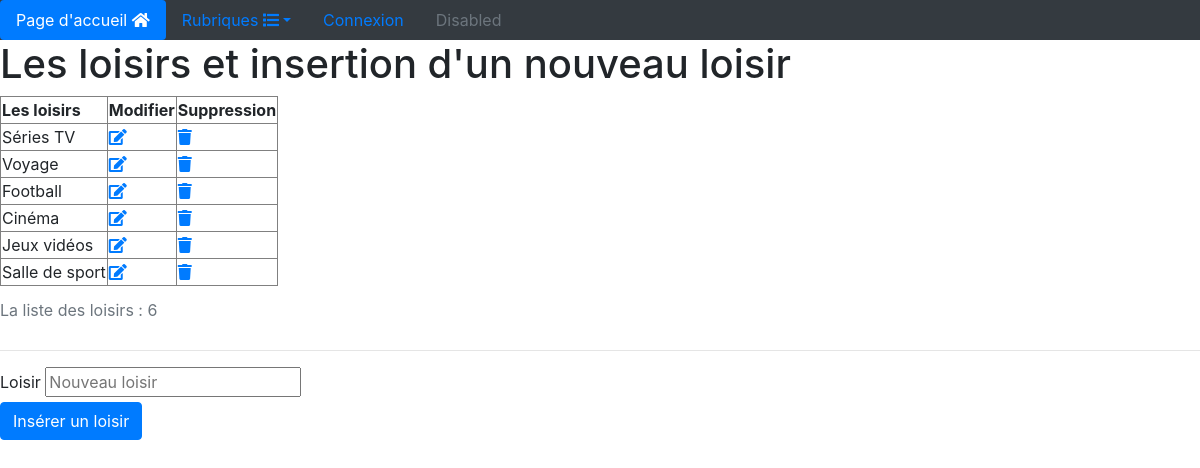
/admin/loisirs.php, run on the app's committed database.
### tables this page shows
CREATE TABLE `t_loisirs` (
  `id_loisir` int(3) NOT NULL,
  `loisir` varchar(200) NOT NULL,
  `id_utilisateur` int(3) NOT NULL
);

### admin/loisirs.php (the view, shortened to what this page needs)
<?php require 'connexion.php';
?>
<!DOCTYPE html>
<html lang="fr">
<head>
    <link rel="stylesheet" href="https://stackpath.bootstrapcdn.com/bootstrap/4.1.3/css/bootstrap.min.css">
    <link rel="stylesheet" href="https://use.fontawesome.com/releases/v5.3.1/css/all.css">
    <link rel="stylesheet" href="css/style.css">
</head>
<body>
     <?php require 'inc/navigation.php'; ?>
<h1>Les loisirs et insertion d'un nouveau loisir</h1>
    <?php
        $sql = $pdoCV -> prepare("SELECT * FROM t_loisirs");
        $sql -> execute();
        $nbr_loisirs = $sql -> rowCount();
    ?>
   <div class="voir">
        <table border="1">
        <caption>La liste des loisirs : <?php echo $nbr_loisirs; ?> </caption>
            <thead>
                <tr>
                    <th>Les loisirs</th>
                    <th>Modifier</th>
                    <th>Suppression</th>
                </tr>
            </thead>
            <tbody>
            <?php  while($ligne_loisir = $sql -> fetch())
                {
            ?>
                <tr>
                    <td><?php echo $ligne_loisir['loisir']; ?></td>
                    <td><a href="modif_loisir.php?id_loisir=<?php echo $ligne_loisir['id_loisir']; ?> " ><i class="fas fa-edit"></i></a></td>
                    <td><a href="loisirs.php?id_loisir=<?php echo $ligne_loisir['id_loisir']; ?> " ><i class="fas fa-trash"></i></a></td>
                </tr>
                <?php
                    }
                ?>
            </tbody>
        </table>
   </div>
    <hr>
    <form action="loisirs.php" method="post">
       <div class="#">
            <label for="loisir">Loisir</label>
            <input type="text" name="loisir" placeholder="Nouveau loisir" required>
       </div>
        <div class="">
            <button class="btn btn-primary" type="submit">Insérer un loisir</button>
        </div>
    </form>
</body>
</html>

### data on the page
t_loisirs: loisir "Séries TV"
t_loisirs: loisir "Voyage"
t_loisirs: loisir "Football"
t_loisirs: loisir "Cinéma"
t_loisirs: loisir "Jeux vidéos"
t_loisirs: loisir "Salle de sport"

### other printed values
$nbr_loisirs "6"
